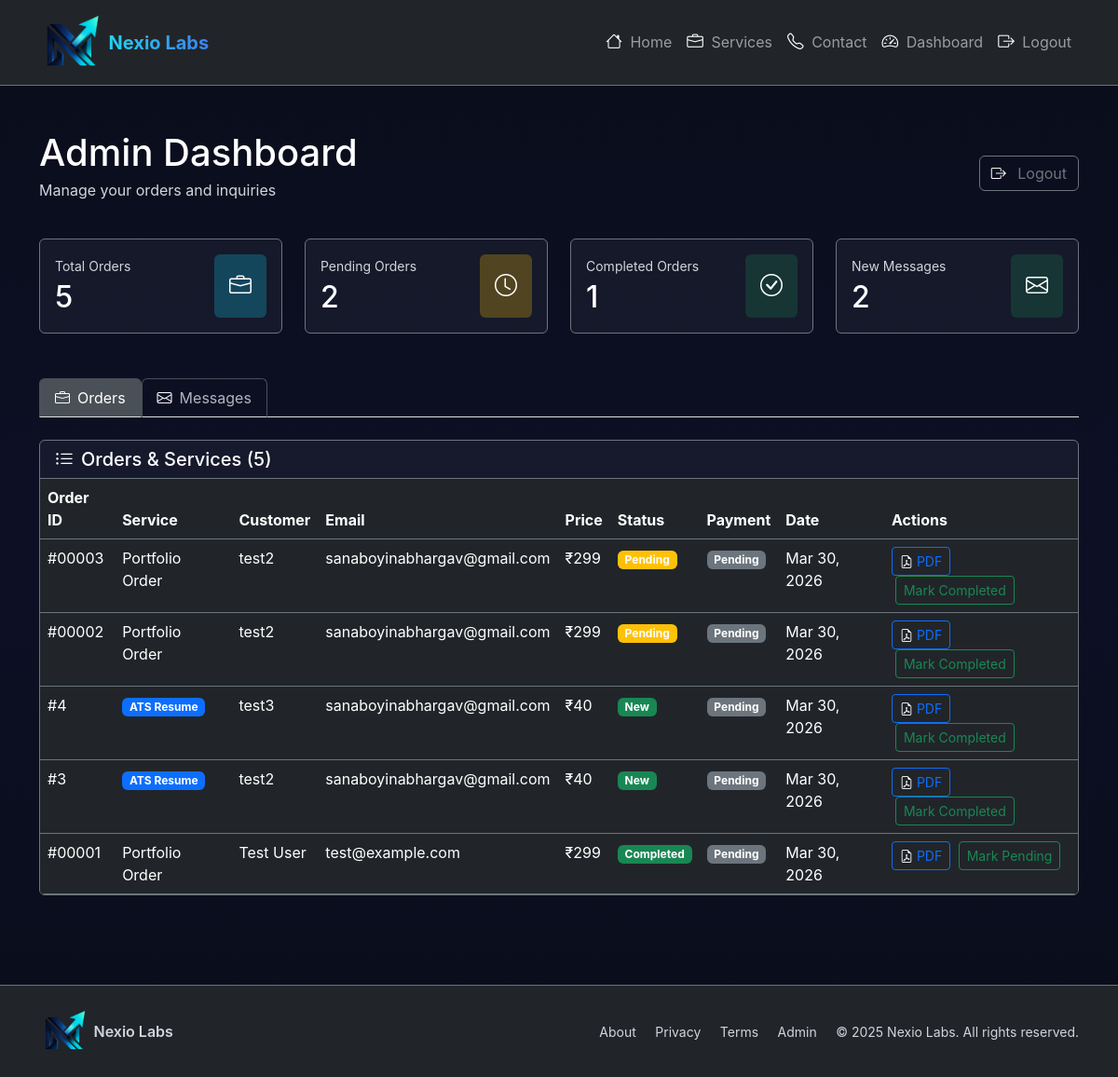
Before: /admin-dashboard/ (signed in) with the older database file.
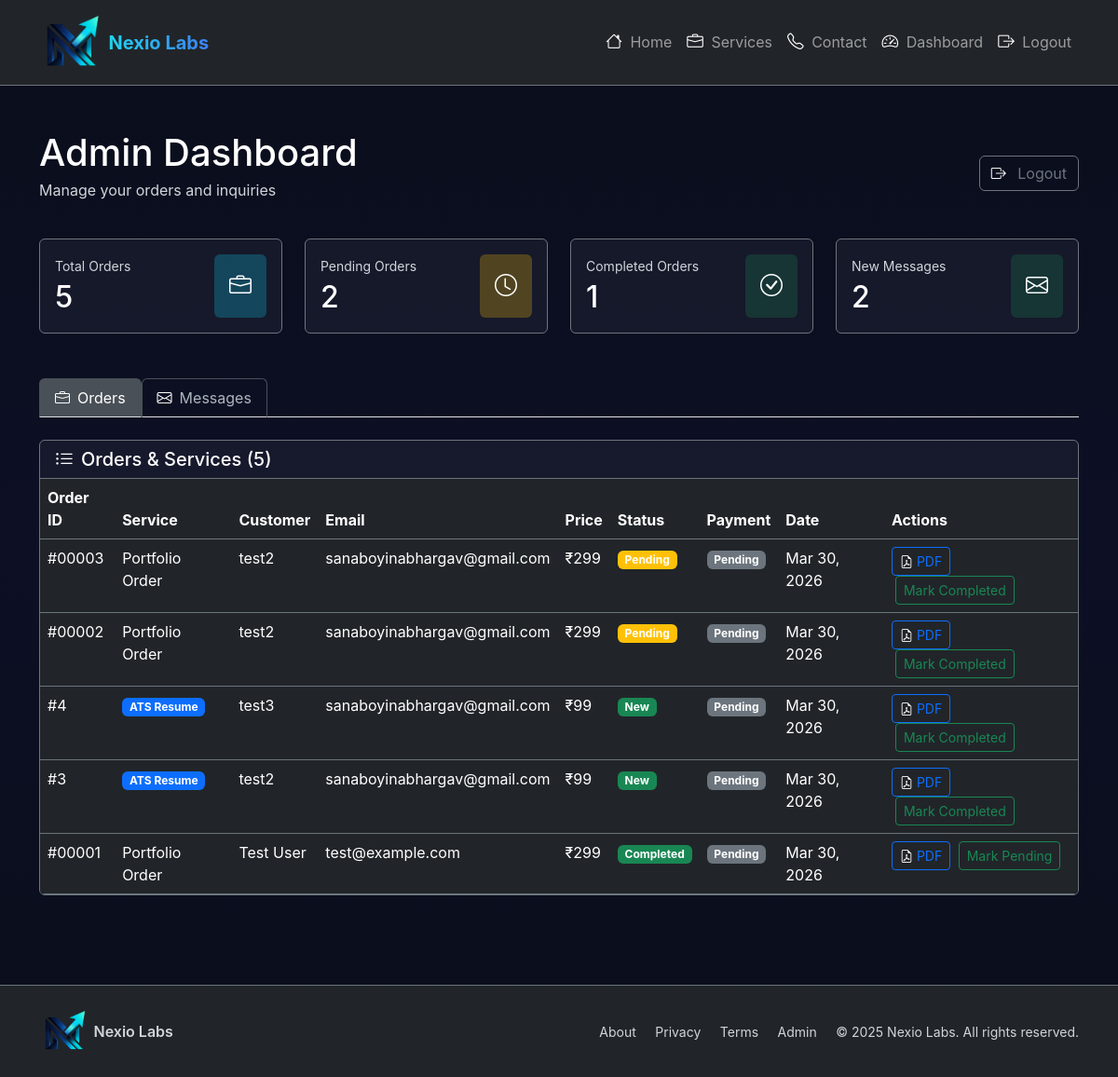
After: the same page with the newer database file.
### core/models.py (models this page shows, shortened)
class ContactInquiry(models.Model):
    STATUS_CHOICES = [
        ("new", "New"),
        ("read", "Read"),
        ("replied", "Replied"),
        ("completed", "Completed"),
        ("spam", "Spam"),
    ]
    PAYMENT_STATUS_CHOICES = [
        ("pending", "Pending"),
        ("paid", "Paid"),
        ("refunded", "Refunded"),
    ]
    SUBMISSION_TYPE_CHOICES = [
        ("inquiry", "Contact Inquiry"),
        ("ats_resume", "ATS Resume Form"),
        ("combo_pack", "Combo Pack Form"),
        ("custom_project", "Custom Project Form"),
    ]
    name = models.CharField(max_length=255)
    email = models.EmailField()
    service = models.ForeignKey(
        Service, on_delete=models.SET_NULL, null=True, blank=True
    )
    service_name = models.CharField(max_length=255, blank=True)
    message = models.TextField()
    status = models.CharField(
        max_length=20, choices=STATUS_CHOICES, default="new", db_index=True
    )
    payment_status = models.CharField(
        max_length=20, choices=PAYMENT_STATUS_CHOICES, default="pending", db_index=True
    )
    amount_paid = models.DecimalField(max_digits=10, decimal_places=2, default=0)
    submission_type = models.CharField(
        max_length=20, choices=SUBMISSION_TYPE_CHOICES, default="inquiry"
    )
    ip_address = models.GenericIPAddressField(null=True, blank=True)
    created_at = models.DateTimeField(auto_now_add=True)
    updated_at = models.DateTimeField(auto_now=True)
    class Meta:
        verbose_name_plural = "Contact Inquiries"
        ordering = ["-created_at"]

class Service(models.Model):
    name = models.CharField(max_length=255)
    slug = models.SlugField(unique=True)
    description = models.TextField()
    price = models.DecimalField(max_digits=10, decimal_places=2)
    original_price = models.DecimalField(
        max_digits=10, decimal_places=2, null=True, blank=True
    )
    features = models.JSONField(default=list)
    is_popular = models.BooleanField(default=False)
    is_combo = models.BooleanField(default=False)
    sort_order = models.IntegerField(default=0)
    is_active = models.BooleanField(default=True)
    created_at = models.DateTimeField(auto_now_add=True)
    updated_at = models.DateTimeField(auto_now=True)
    class Meta:
        ordering = ["sort_order", "id"]

### core/views.py (the view)
# urls.py: path('admin-dashboard/', views.admin_dashboard, name='admin_dashboard'),
@login_required
@ensure_csrf_cookie
def admin_dashboard(request):
    from orders.models import PortfolioOrder
    try:
        portfolio_orders = PortfolioOrder.objects.all().order_by("-created_at")
        service_submissions = (
            ContactInquiry.objects.select_related("service")
            .filter(submission_type__in=["ats_resume", "combo_pack"])
            .order_by("-created_at")
        )
        inquiries = ContactInquiry.objects.filter(submission_type="inquiry").order_by(
            "-created_at"
        )
        portfolio_stats = portfolio_orders.aggregate(
            total=Count("id"),
            pending=Count("id", filter=Q(status="pending")),
            completed=Count("id", filter=Q(status="completed")),
        )
    except OperationalError:
        portfolio_orders = []
        service_submissions = []
        inquiries = []
        portfolio_stats = {"total": 0, "pending": 0, "completed": 0}
    all_orders = list(portfolio_orders) + list(service_submissions)
    all_orders.sort(key=lambda x: getattr(x, 'created_at', None), reverse=True)
    new_inquiries_count = 0
    if hasattr(inquiries, "filter"):
        try:
            new_inquiries_count = inquiries.filter(status="new").count()
        except Exception:
            new_inquiries_count = inquiries.count() if hasattr(inquiries, "count") else 0
    context = {
        "orders": portfolio_orders,
        "service_submissions": service_submissions,
        "all_orders": all_orders,
        "inquiries": inquiries,
        "new_inquiries": new_inquiries_count,
        "total_orders": portfolio_stats["total"] + (len(service_submissions) if isinstance(service_submissions, list) else getattr(service_submissions, "count", lambda: 0)()),
        "pending_orders": portfolio_stats["pending"],
        "completed_orders": portfolio_stats["completed"],
    }
    return render(request, "core/admin_dashboard.html", context)

### templates/core/admin_dashboard.html (shortened to what the changed rows need)
{% extends 'base.html' %}
{% block content %}
<section class="py-5">
    <div class="container">
        <div class="d-flex justify-content-between align-items-center mb-4">
            <div>
                <h1 class="h1 mb-1">Admin Dashboard</h1>
            </div>
        </div>
        <div class="row g-4 mb-5">
            <div class="col-md-6 col-lg-3">
                <div class="card bg-secondary bg-opacity-10 border-secondary">
                    <div class="card-body">
                        <div class="d-flex justify-content-between align-items-center">
                            <div>
                                <h2 class="mb-0">{{ total_orders }}</h2>
                            </div>
                        </div>
                    </div>
                </div>
            </div>
            <div class="col-md-6 col-lg-3">
                <div class="card bg-secondary bg-opacity-10 border-secondary">
                    <div class="card-body">
                        <div class="d-flex justify-content-between align-items-center">
                            <div>
                                <h2 class="mb-0" id="dashboard-pending-orders">{{ pending_orders }}</h2>
                            </div>
                        </div>
                    </div>
                </div>
            </div>
            <div class="col-md-6 col-lg-3">
                <div class="card bg-secondary bg-opacity-10 border-secondary">
                    <div class="card-body">
                        <div class="d-flex justify-content-between align-items-center">
                            <div>
                                <h2 class="mb-0" id="dashboard-completed-orders">{{ completed_orders }}</h2>
                            </div>
                        </div>
                    </div>
                </div>
            </div>
            <div class="col-md-6 col-lg-3">
                <div class="card bg-secondary bg-opacity-10 border-secondary">
                    <div class="card-body">
                        <div class="d-flex justify-content-between align-items-center">
                            <div>
                                <h2 class="mb-0">{{ new_inquiries }}</h2>
                            </div>
                        </div>
                    </div>
                </div>
            </div>
        </div>
        <div class="tab-content" id="adminTabsContent">
            <div class="tab-pane fade show active" id="orders" role="tabpanel" aria-labelledby="orders-tab">
                <div class="card bg-secondary bg-opacity-10 border-secondary">
                    <div class="card-body p-0">
                        <div class="table-responsive">
                            <table class="table table-dark table-hover mb-0">
                                <thead>
                                    <tr>
                                        <th class="border-secondary">Order ID</th>
                                        <th class="border-secondary">Service</th>
                                        <th class="border-secondary">Customer</th>
                                        <th class="border-secondary">Email</th>
                                        <th class="border-secondary">Price</th>
                                        <th class="border-secondary">Status</th>
                                        <th class="border-secondary">Payment</th>
                                        <th class="border-secondary">Date</th>
                                        <th class="border-secondary">Actions</th>
                                    </tr>
                                </thead>
                                <tbody>
                                    {% for order in all_orders %}
                                    <tr>
                                        <td class="border-secondary">
                                            {% if order.submission_type %}#{{ order.id }}{% else %}#{{ order.id|stringformat:"05d" }}{% endif %}
                                        </td>
                                        <td class="border-secondary">
                                            {% if order.submission_type == 'ats_resume' %}
                                                <span class="badge bg-primary">ATS Resume</span>
                                            {% elif order.submission_type == 'combo_pack' %}
                                                <span class="badge bg-info">Combo Pack</span>
                                            {% elif order.submission_type == 'custom_project' %}
                                                <span class="badge bg-success">Custom Project</span>
                                            {% else %}
                                                Portfolio Order
                                            {% endif %}
                                        </td>
                                        <td class="border-secondary">
                                            {% if order.submission_type %}
                                                {{ order.name }}
                                            {% else %}
                                                {{ order.full_name }}
                                            {% endif %}
                                        </td>
                                        <td class="border-secondary">{{ order.email }}</td>
                                        <td class="border-secondary">
                                            {% if order.submission_type %}
                                                {% if order.service and order.service.price %}₹{{ order.service.price|floatformat:0 }}{% else %}—{% endif %}
                                            {% else %}
                                                ₹{{ order.amount_paid|floatformat:0 }}
                                            {% endif %}
                                        </td>
                                        <td class="border-secondary">
                                            {% if order.submission_type %}
                                                {% if order.status == 'new' %}
                                                    <span id="order-status-badge-{{ order.id }}" class="badge bg-success">New</span>
                                                {% elif order.status == 'read' %}
                                                    <span id="order-status-badge-{{ order.id }}" class="badge bg-info">Read</span>
                                                {% elif order.status == 'replied' %}
                                                    <span id="order-status-badge-{{ order.id }}" class="badge bg-primary">Replied</span>
                                                {% elif order.status == 'completed' %}
                                                    <span id="order-status-badge-{{ order.id }}" class="badge bg-success">Completed</span>
                                                {% else %}
                                                    <span id="order-status-badge-{{ order.id }}" class="badge bg-secondary">{{ order.status }}</span>
                                                {% endif %}
                                            {% endif %}
                                        </td>
                                        <td class="border-secondary">
                                            {% if order.submission_type %}
                                                {% if order.payment_status == 'paid' %}
                                                    <span id="payment-status-badge-{{ order.id }}" class="badge bg-success">Paid</span>
                                                {% elif order.payment_status == 'refunded' %}
                                                    <span id="payment-status-badge-{{ order.id }}" class="badge bg-warning">Refunded</span>
                                                {% else %}
                                                    <span id="payment-status-badge-{{ order.id }}" class="badge bg-secondary">Pending</span>
                                                {% endif %}
                                            {% endif %}
                                        </td>
                                        <td class="border-secondary">{{ order.created_at|date:"M d, Y" }}</td>
                                        <td class="border-secondary">
                                            {% if order.submission_type %}
                                                <a href="{% url 'download_inquiry_pdf' order.id %}" class="btn btn-sm btn-outline-primary" title="Download PDF">
                                                    <i class="bi bi-file-earmark-pdf"></i> PDF
                                                </a>
                                                <button
                                                    type="button"
                                                    class="btn btn-sm btn-outline-success ms-1 inquiry-complete-toggle"
                                                    data-inquiry-id="{{ order.id }}"
                                                    data-target-status="{% if order.status == 'completed' %}read{% else %}completed{% endif %}">
                                                    {% if order.status == 'completed' %}Mark Read{% else %}Mark Completed{% endif %}
                                                </button>
                                            {% endif %}
                                        </td>
                                    </tr>
                                    {% empty %}
                                    <tr>
                                        <td colspan="8" class="text-center text-secondary py-4">No orders yet</td>
                                    </tr>
                                    {% endfor %}
                                </tbody>
                            </table>
                        </div>
                    </div>
                </div>
            </div>
        </div>
    </div>
</section>
{% endblock %}

Changed rows visible on the page:
changed through a linked row, ContactInquiry "test3": service.price "40" → "99"
changed through a linked row, ContactInquiry "test2": service.price "40" → "99"
